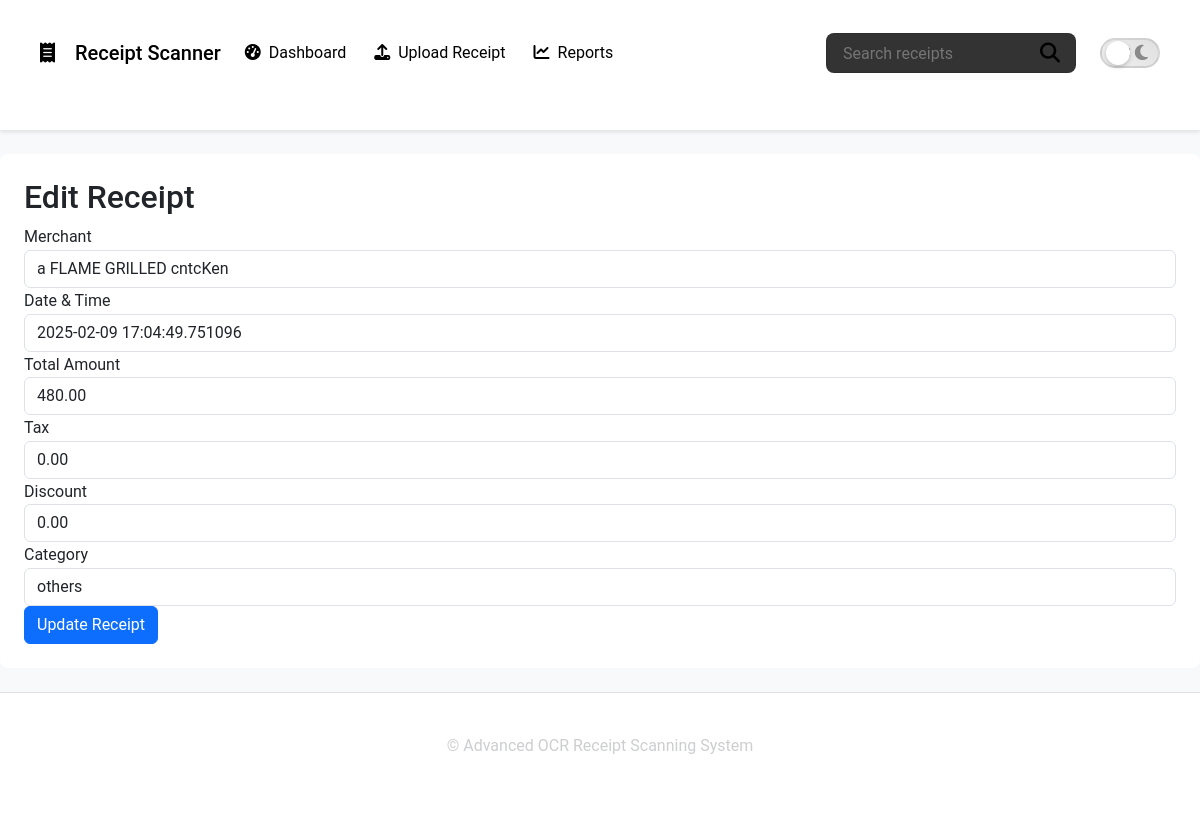
The page /receipt/60/edit on the database its author committed.
### models.py (models this page shows, shortened)
class TimestampMixin:
    created_at = db.Column(
        db.DateTime,
        nullable=False,
        default=datetime.utcnow,
        comment="Record creation timestamp"
    )
    updated_at = db.Column(
        db.DateTime,
        nullable=False,
        default=datetime.utcnow,
        onupdate=datetime.utcnow,
        comment="Record update timestamp"
    )

class Receipt(db.Model, TimestampMixin):
    __tablename__ = 'receipts'
    id = db.Column(db.Integer, primary_key=True)
    bill_no = db.Column(db.String(50), nullable=True, comment="Bill or Invoice number")
    merchant = db.Column(db.String(120), nullable=False, index=True, comment="Merchant name")
    date_time = db.Column(
        db.DateTime,
        nullable=False,
        default=datetime.utcnow,
        comment="Date and time of the receipt"
    )
    total_amount = db.Column(
        db.Numeric(precision=10, scale=2),
        nullable=True,
        comment="Total amount of the receipt"
    )
    tax = db.Column(
        db.Numeric(precision=10, scale=2),
        nullable=True,
        comment="Tax amount"
    )
    discount = db.Column(
        db.Numeric(precision=10, scale=2),
        nullable=True,
        comment="Discount amount"
    )
    ocr_text = db.Column(
        db.Text,
        nullable=True,
        comment="Full OCR text extracted from the receipt"
    )
    category = db.Column(
        db.String(50),
        nullable=True,
        index=True,
        comment="Expense category"
    )
    location = db.Column(
        db.String(120),
        nullable=True,
        comment="Merchant location or other geographical info"
    )
    items = db.relationship(
        'ReceiptItem',
        backref='receipt',
        lazy=True,
        cascade="all, delete-orphan"
    )

### app.py (the view, shortened to what this page needs)
    @app.route('/receipt/<int:receipt_id>/edit', methods=['GET', 'POST'])
    def edit_receipt(receipt_id: int):
        receipt = Receipt.query.get_or_404(receipt_id)
        return render_template('edit_receipt.html', receipt=receipt)

### templates/edit_receipt.html
{% extends "base.html" %}
{% block content %}
<h2>Edit Receipt</h2>
<form method="POST">
  <div class="form-group">
    <label for="merchant">Merchant</label>
    <input type="text" class="form-control" id="merchant" name="merchant" value="{{ receipt.merchant }}">
  </div>
  <div class="form-group">
    <label for="date_time">Date & Time</label>
    <input type="text" class="form-control" id="date_time" name="date_time" value="{{ receipt.date_time }}">
  </div>
  <div class="form-group">
    <label for="total_amount">Total Amount</label>
    <input type="text" class="form-control" id="total_amount" name="total_amount" value="{{ receipt.total_amount }}">
  </div>
  <div class="form-group">
    <label for="tax">Tax</label>
    <input type="text" class="form-control" id="tax" name="tax" value="{{ receipt.tax }}">
  </div>
  <div class="form-group">
    <label for="discount">Discount</label>
    <input type="text" class="form-control" id="discount" name="discount" value="{{ receipt.discount }}">
  </div>
  <div class="form-group">
    <label for="category">Category</label>
    <input type="text" class="form-control" id="category" name="category" value="{{ receipt.category }}">
  </div>
  <button type="submit" class="btn btn-primary">Update Receipt</button>
</form>
{% endblock %}

### static/css/styles.css (style rules this page uses)
:root { --transition-speed: 0.5s; --transition-ease: cubic-bezier(0.4, 0, 0.2, 1); --light-bg: #f8f9fa; --light-text: #212529; --light-container-bg: #ffffff; --light-border: #dee2e6; --dark-bg: #0f0f0f; --dark-text: #d0d0d0; --dark-container-bg: #1a1a1a; --dark-form-bg: #252525; --dark-border: #555555; --primary-color: #0d6efd; --primary-hover: #0b5ed7; --secondary-color: #8c8c8c; --success-color: #28a745; --danger-color: #dc3545; --link-color: #66b3ff; --modal-bg: #181818; }
body { font-family: 'Roboto', sans-serif; margin: 0; padding: 0; line-height: 1.6; background-color: var(--light-bg); color: var(--light-text); transition: background-color var(--transition-speed) var(--transition-ease), color var(--transition-speed) var(--transition-ease), border-color var(--transition-speed) var(--transition-ease), box-shadow var(--transition-speed) var(--transition-ease); }

### templates/base.html (style rules this page uses)
:root { --color-bg: #ffffff; --color-text: #333333; --color-primary: #0056b3; --color-primary-hover: #003d80; --color-bg-secondary: #f5f7fa; --border-color: rgba(0, 0, 0, 0.1); --shadow-color: rgba(0, 0, 0, 0.1); --font-family: 'Roboto', sans-serif; --font-size: 1rem; --navbar-padding-vertical: 0.5rem; --navbar-padding-horizontal: 1rem; --navbar-brand-font-size: 1.25rem; --navbar-brand-font-weight: 500; --nav-link-padding: 0.5rem 1rem; --nav-link-border-radius: 4px; --nav-link-active-font-weight: 600; --input-padding: 0.75rem 1rem; --btn-padding: 0.75rem 1rem; --border-radius: 0.5rem; --transition-duration: 0.3s; --transition: all var(--transition-duration) ease; --focus-shadow: 0 0 0 3px rgba(0, 86, 179, 0.25); }

### rows shown on the page
Receipt: merchant "a FLAME GRILLED cntcKen", date_time "2025-02-09 17:04:49.751096", total_amount "480.00", tax "0.00", discount "0.00", category "others"
